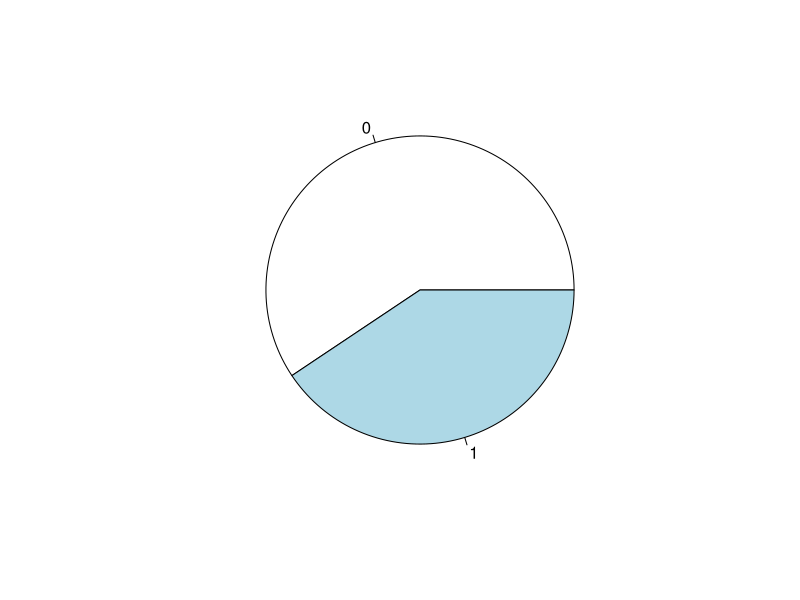
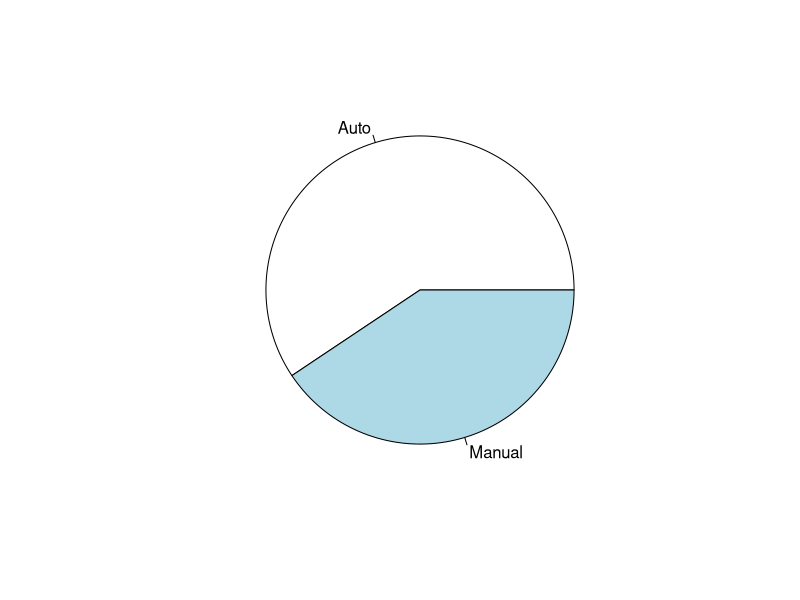
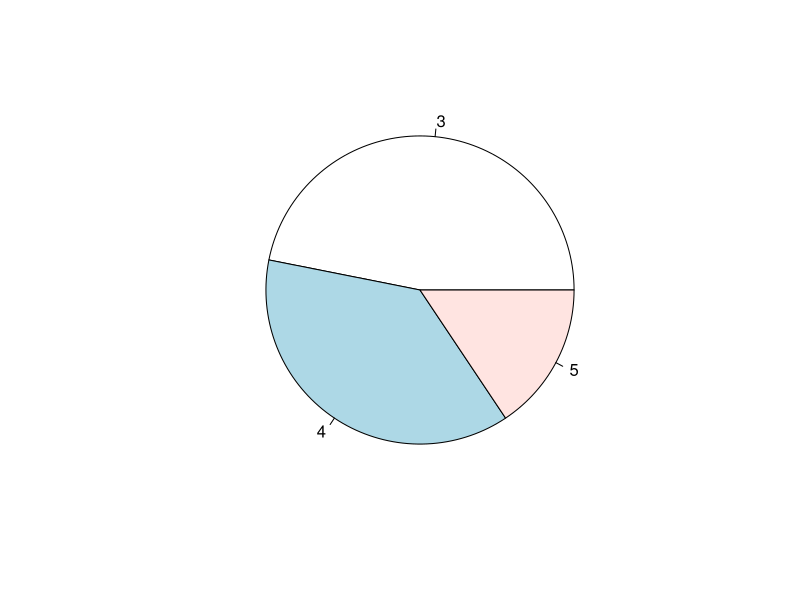
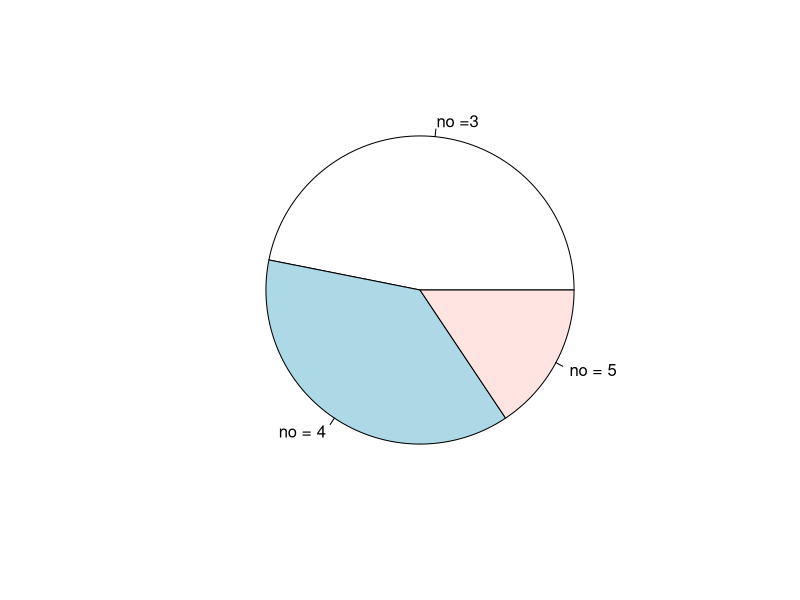
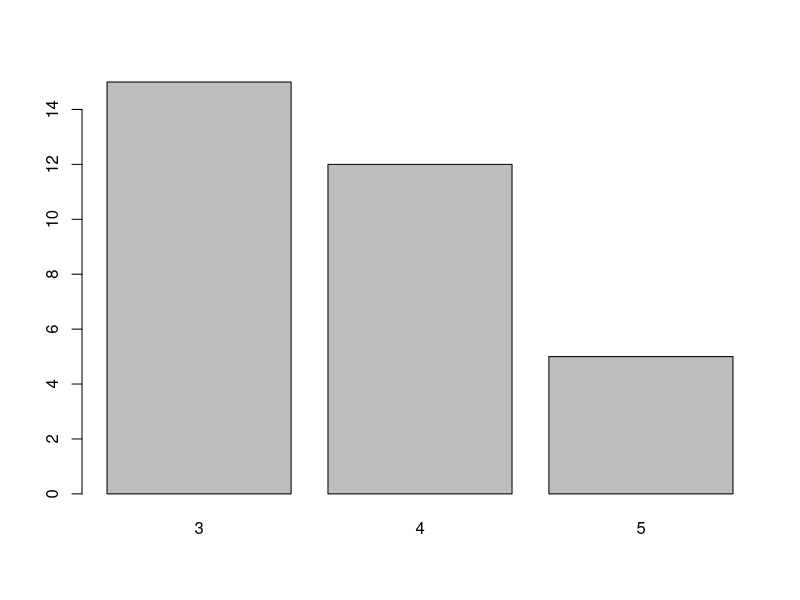
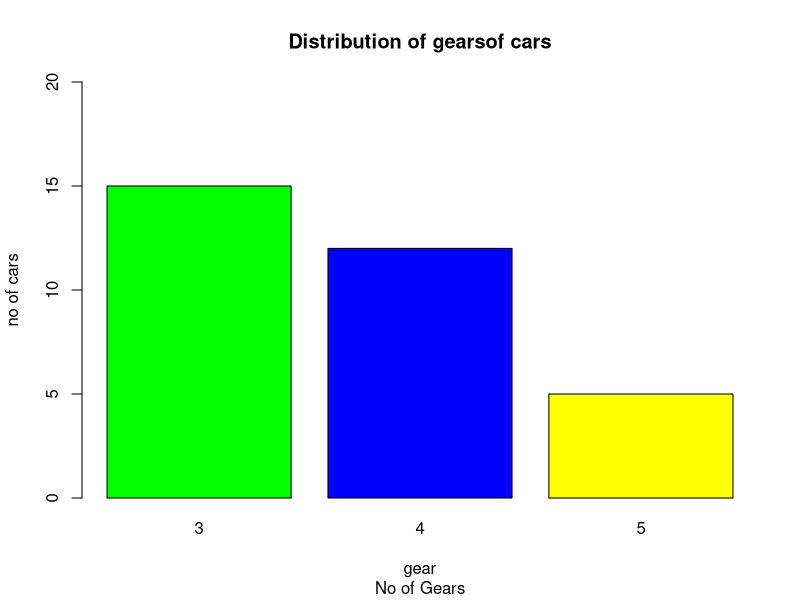

The R script that drew these images, in order:
#analysis of mtcars using dplyr
#filename : dplyr-mtcars.r

library(dplyr)
?mtcars
#structure of data set
str(mtcars)
dim(mtcars)
names(mtcars) #column names
rownames(mtcars) #row names
colnames(mtcars) #column names
summary(mtcars)  #summary of data set 

#summary activities on mtcars

t1 = table(mtcars$am) 
pie(t1)
pie(t1,labels = c('Auto', 'Manual') )
t2= table(mtcars$gear)
t2
pie(t2)
pie(t2,labels=c('no =3', 'no = 4', 'no = 5'))
barplot(t2)
#barplot(t2,labels = c('ny','cc'))

barplot(t2,col=c('green', 'blue' , 'yellow') , xlab ='gear' 
        , ylab ='no of cars',ylim=c(0,20))
title(main='Distribution of gearsof cars',sub = 'No of Gears')

#using dplyr % > % is chaining function
mtcars %>% select(mpg) %>% slice(1:5) 
#select for column , slice for rows  it shows the first 5 rows of mpg
mtcars %>% select(mpg,gear) %>% slice(c(1:5,10)) 
#shows first 5 and the 10th row of mpg and gear
mtcars %>% arrange(mpg) #ascending order of milage
mtcars %>% arrange(am,desc(mpg)) %>% select(am,mpg)
#ascending order of mpg and descending order of mpg
mtcars %>% mutate(rn =rownames(mtcars)) %>% select(rn, mpg)
#display rownames with mpg
mtcars %>% slice(c(1,5,7)) #shows 1,5 & 7th row
sample(1:11,size=3)
mtcars %>% sample_n(3)        
mtcars %>% sample_frac(.2)


mtcars %>% mutate(newmpg = mpg *1.1)
mutate(mtcars,newmpg=mpg*1.1)
#mutate() adds an extra column


#type of Tx , mean(mpg)
mtcars %>% group_by(am) %>% summarise(MeanMPG = mean(mpg))

mtcars %>% group_by(am) %>% summarise(MeanMPG = mean(mpg)
                                      ,MaxHP=max(hp) 
                                      , MinWT=min(wt) )          
      

#grouping by am i.e transmission and then summarising by different 
 #parameters like mean mpg , maxHP, minWT

mtcars %>% group_by(cyl, gear) %>%summarise(MeanMPG = mean(mpg))
 #grouping by cyl and gear repectively and summarising by meanMPG


